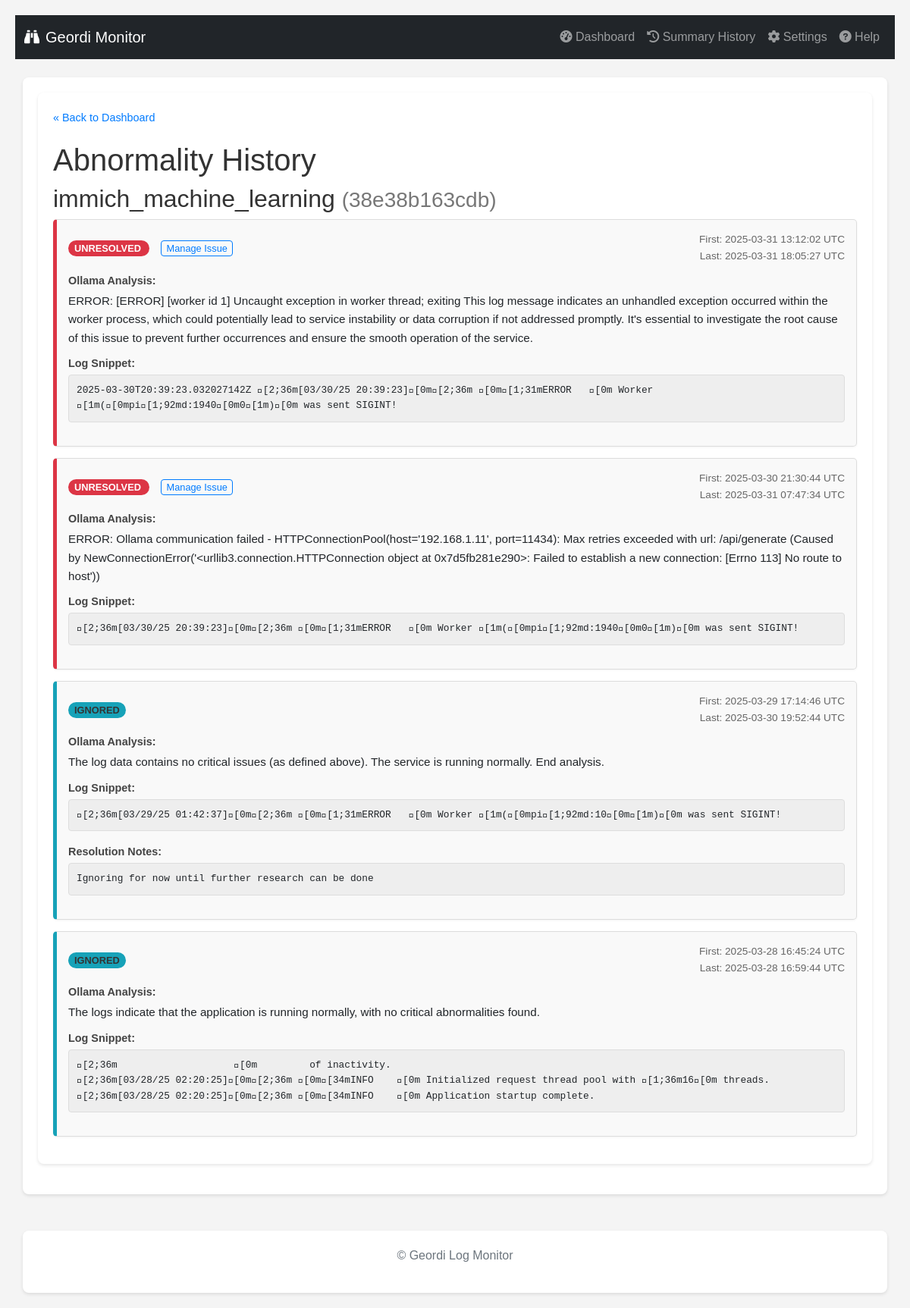
/history/38e38b163cdb0b6fe74c9616f1142133d71b9138a1bd85b8cdad979d6d23bf58, run on the app's committed database.
### tables this page shows
CREATE TABLE abnormalities (
                id INTEGER PRIMARY KEY AUTOINCREMENT,
                container_name TEXT NOT NULL,
                container_id TEXT NOT NULL,
                log_snippet TEXT NOT NULL,
                ollama_analysis TEXT,
                first_detected_timestamp TEXT,
                last_detected_timestamp TEXT,
                status TEXT DEFAULT 'unresolved',
                resolution_notes TEXT,
                UNIQUE(container_id, log_snippet)
            );

### routes/ui_routes.py (the view)
@ui_bp.route('/history/<string:container_id>')
def container_history(container_id):
    if not container_id or not all(c in '0123456789abcdefABCDEF' for c in container_id) or len(container_id) < 12:
        logging.warning(f"Invalid container ID format requested in history: {container_id}")
        abort(404) # Not Found for invalid ID format
    logger.info(f"Fetching history for container_id: {container_id}")
    history_records = db.get_abnormalities_by_container(container_id)
    logger.info(f"Found {len(history_records)} history records for {container_id}.")
    container_name = history_records[0]['container_name'] if history_records else f"Unknown Container (ID: {container_id[:12]}...)"
    display_timezone_obj = get_display_timezone()
    current_color_settings = {}
    try:
        app_settings_local = getattr(current_app, 'app_settings', None)
        if app_settings_local is not None:
             with current_app.settings_lock:
                  current_color_settings = {k: v for k, v in app_settings_local.items() if k.startswith('color_')}
        else:
            logging.error("App settings not found on current_app in history route.")
            flash("Could not load color settings (app state missing).", "warning")
    except AttributeError as e:
        logging.error(f"Failed to access settings lock/dict in history route: {e}")
        flash("Could not load color settings.", "warning")
    except Exception as e:
        logging.exception(f"Unexpected error getting colors in history route: {e}")
        flash("Error loading color settings.", "error")
    return render_template('history.html',
                           records=history_records,
                           container_name=container_name,
                           container_id=container_id,
                           timezone_obj=display_timezone_obj, # Pass timezone object for potential use in template filters
                           color_settings=current_color_settings)

### db.py (called while the page is built)
def _parse_iso_datetime(iso_string):
    if not iso_string: return None
    try:
        if 'Z' in iso_string:
             dt = datetime.datetime.fromisoformat(iso_string.replace('Z', '+00:00'))
        elif '+' in iso_string or '-' in iso_string[10:]: # Check for timezone offset
             dt = datetime.datetime.fromisoformat(iso_string)
        else:
             dt = datetime.datetime.fromisoformat(iso_string).replace(tzinfo=timezone.utc)
        return dt.astimezone(timezone.utc) # Ensure it's always UTC
    except (ValueError, TypeError) as e:
        logging.warning(f"Could not parse ISO timestamp '{iso_string}': {e}. Returning as string.")
        return iso_string

def get_db():
    try:
        os.makedirs(DATABASE_DIR, exist_ok=True)
    except OSError as e:
        logging.error(f"Could not create database directory {DATABASE_DIR}: {e}")
    conn = sqlite3.connect(DATABASE, detect_types=sqlite3.PARSE_DECLTYPES | sqlite3.PARSE_COLNAMES)
    conn.row_factory = sqlite3.Row
    return conn

def _row_to_dict_with_parsed_dates(row):
    if not row: return None
    item = dict(row)
    item['first_detected_timestamp'] = _parse_iso_datetime(item.get('first_detected_timestamp'))
    item['last_detected_timestamp'] = _parse_iso_datetime(item.get('last_detected_timestamp'))
    item['timestamp'] = _parse_iso_datetime(item.get('timestamp'))
    return item

def get_abnormalities_by_container(container_id, limit=50):
    conn = get_db(); cursor = conn.cursor(); results = []
    try:
        cursor.execute("SELECT * FROM abnormalities WHERE container_id = ? ORDER BY last_detected_timestamp DESC LIMIT ?", (container_id, limit))
        rows = cursor.fetchall()
        for row in rows: results.append(_row_to_dict_with_parsed_dates(row))
        logging.debug(f"Fetched {len(results)} abnormalities for container {container_id[:12]} (limit {limit}).")
    except sqlite3.Error as e: logging.error(f"Error fetching abnormalities for container {container_id[:12]}: {e}")
    finally: conn.close()
    return results

### utils.py (called while the page is built)
def get_display_timezone():
    global SCHEDULER_TIMEZONE # Allow modification on fallback
    try:
        return pytz.timezone(SCHEDULER_TIMEZONE)
    except pytz.exceptions.UnknownTimeZoneError:
        logging.warning(f"Invalid TZ '{SCHEDULER_TIMEZONE}' specified. Using UTC.")
        SCHEDULER_TIMEZONE = "UTC" # Update the global for consistency if needed
        return pytz.utc

### templates/history.html (shortened to what this page needs)
{% extends "base.html" %}
{% block content %}
    <div class="history-container">
        <a href="{{ url_for('ui.index') }}" class="back-link">« Back to Dashboard</a>
        <h1>Abnormality History</h1>
        <h2>{{ container_name }} <small style="color: #777;">({{ container_id[:12] }})</small></h2>
        {% if records %}
            <ul class="history-list">
                {% for record in records %}
                    <li class="history-item" data-status="{{ record.status }}">
                        <div class="history-header">
                            <div>
                                <span class="status-badge status-{{ record.status }}">
                                    {{ record.status | replace('_', ' ') | title }}
                                </span>
                                {% if record.status == 'unresolved' %}
                                    <a href="{{ url_for('ui.manage_abnormality', abnormality_id=record.id) }}" class="manage-link-history">Manage Issue</a>
                                {% endif %}
                            </div>
                            <div class="timestamps">
                                {% if record.first_detected_timestamp %}
                                First: {% if record.first_detected_timestamp and timezone_obj %}
    {{ record.first_detected_timestamp.astimezone(timezone_obj).strftime('%Y-%m-%d %H:%M:%S %Z') }}
{% else %}
    {{ record.first_detected_timestamp if record.first_detected_timestamp else 'N/A' }}
{% endif %}                                    <br>
                                {% endif %}
Last: {% if record.last_detected_timestamp and timezone_obj %}
    {{ record.last_detected_timestamp.astimezone(timezone_obj).strftime('%Y-%m-%d %H:%M:%S %Z') }}
{% else %}
    {{ record.last_detected_timestamp if record.last_detected_timestamp else 'N/A' }}
{% endif %}
                            </div>
                        </div>
                        <div class="detail-block">
                            <strong>Ollama Analysis:</strong>
                            <p>{{ record.ollama_analysis | default('(Not Available)', true) }}</p>
                        </div>
                        <div class="detail-block">
                            <strong>Log Snippet:</strong>
                            <pre>{{ record.log_snippet | default('(Not Available)', true) }}</pre>
                        </div>
                         {% if record.resolution_notes %}
                         <div class="detail-block">
                            <strong>Resolution Notes:</strong>
                            <pre>{{ record.resolution_notes }}</pre>
                        </div>
                         {% endif %}
                    </li>
                {% endfor %}
            </ul>
        {% else %}
            <p>No abnormality history found for this container.</p>
        {% endif %}
    </div>
{% endblock %}

### static/style.css (style rules this page uses)
body { font-family: sans-serif; line-height: 1.6; margin: 20px; background-color: #f4f4f4; }
h1, h2 { color: #333; }
pre { background: #eee; padding: 10px; border-radius: 4px; white-space: pre-wrap; word-wrap: break-word; font-size: 0.9em; max-height: 200px; overflow-y: auto; }
.status-unresolved { color: red; font-weight: bold; }
.status-ignored { color: orange; }

### templates/history.html (style rules this page uses)
.history-container { background: #fff; padding: 20px; border-radius: 8px; box-shadow: 0 2px 4px rgba(0,0,0,0.1); margin-bottom: 20px; max-width: 1200px; margin-left: auto; margin-right: auto; }
.history-list { list-style: none; padding: 0; }
.history-item { background-color: #f9f9f9; border: 1px solid #ddd; border-radius: 5px; margin-bottom: 15px; padding: 15px; box-shadow: 0 1px 3px rgba(0,0,0,0.05); border-left: 5px solid #ccc; }
.history-header { display: flex; justify-content: space-between; align-items: center; margin-bottom: 10px; flex-wrap: wrap; gap: 10px; }
.status-badge { padding: 3px 8px; border-radius: 12px; font-size: 0.8em; font-weight: bold; text-transform: uppercase; color: white; white-space: nowrap; }
.status-unresolved { background-color: red; }
.status-ignored { background-color: orange; color: #333; }
.timestamps { font-size: 0.85em; color: #666; text-align: right; }
.detail-block { margin-bottom: 10px; }
.detail-block strong { display: block; color: #444; margin-bottom: 3px; font-size: 0.9em; }
.detail-block p { margin: 0; font-size: 0.95em; }
.detail-block pre { background: #eee; padding: 10px; border-radius: 4px; white-space: pre-wrap; word-wrap: break-word; font-size: 0.8em; max-height: 200px; overflow-y: auto; border: 1px solid #ddd; font-family: monospace; }
.manage-link-history { font-size: 0.8em; margin-left: 15px; padding: 2px 6px; border: 1px solid #007bff; color: #007bff; text-decoration: none; border-radius: 4px; white-space: nowrap; }
.back-link { display: inline-block; margin-bottom: 20px; color: #007bff; text-decoration: none; font-size: 0.9em; }

### data on the page
abnormalities: container_name "immich_machine_learning", status "UNRESOLVED", first_detected_timestamp.astimezone "2025-03-31 13:12:02 UTC", last_detected_timestamp.astimezone "2025-03-31 18:05:27 UTC", ollama_analysis "ERROR: [ERROR] [worker id 1] Uncaught exception in worker thread; exiting This log message indicates an unhandled exception occurred within the worker process, which could potentially lead to service instability or data corruption if not addressed promptly. It's essential to investigate the root cause of this issue to prevent further occurrences and ensure the smooth operation of the service.", log_snippet "2025-03-30T20:39:23.032027142Z \u001b[2;36m[03/30/25 20:39:23]\u001b[0m\u001b[2;36m \u001b[0m\u001b[1;31mERROR \u001b[0m Worker \u001b[1m(\u001b[0mpi\u001b[1;92md:1940\u001b[0m0\u001b[1m)\u001b[0m was sent SIGINT!"
abnormalities: status "UNRESOLVED", first_detected_timestamp.astimezone "2025-03-30 21:30:44 UTC", last_detected_timestamp.astimezone "2025-03-31 07:47:34 UTC", ollama_analysis "ERROR: Ollama communication failed - HTTPConnectionPool(host='192.168.1.11', port=11434): Max retries exceeded with url: /api/generate (Caused by NewConnectionError('<urllib3.connection.HTTPConnection object at 0x7d5fb281e290>: Failed to establish a new connection: [Errno 113] No route to host'))", log_snippet "\u001b[2;36m[03/30/25 20:39:23]\u001b[0m\u001b[2;36m \u001b[0m\u001b[1;31mERROR \u001b[0m Worker \u001b[1m(\u001b[0mpi\u001b[1;92md:1940\u001b[0m0\u001b[1m)\u001b[0m was sent SIGINT!"
abnormalities: status "IGNORED", first_detected_timestamp.astimezone "2025-03-29 17:14:46 UTC", last_detected_timestamp.astimezone "2025-03-30 19:52:44 UTC", ollama_analysis "The log data contains no critical issues (as defined above). The service is running normally. End analysis.", log_snippet "\u001b[2;36m[03/29/25 01:42:37]\u001b[0m\u001b[2;36m \u001b[0m\u001b[1;31mERROR \u001b[0m Worker \u001b[1m(\u001b[0mpi\u001b[1;92md:10\u001b[0m\u001b[1m)\u001b[0m was sent SIGINT!", resolution_notes "Ignoring for now until further research can be done"
abnormalities: status "IGNORED", first_detected_timestamp.astimezone "2025-03-28 16:45:24 UTC", last_detected_timestamp.astimezone "2025-03-28 16:59:44 UTC", ollama_analysis "The logs indicate that the application is running normally, with no critical abnormalities found.", log_snippet "\u001b[2;36m \u001b[0m of inactivity. \u001b[2;36m[03/28/25 02:20:25]\u001b[0m\u001b[2;36m \u001b[0m\u001b[34mINFO \u001b[0m Initialized request thread pool with \u001b[1;36m16\u001b[0m threads. \u001b[2;36m[03/28/25 02:20:25]\u001b[0m\u001b[2;36m \u001b[0m\u001b[34mINFO \u001b[0m Application startup complete."

### other printed values
{{ container_id[:12] }} "38e38b163cdb"
